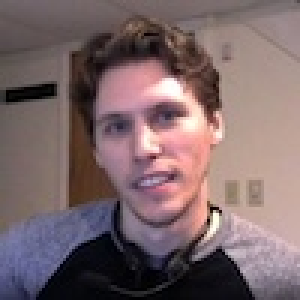
#> input picture example/boy.jpg, 100 x 100 px (shown 3 times larger)
$ python attributor.py example/boy.jpg example/man.jpg
#> lines starting #> are read from the running program, lines starting #| are printed output that depends on the picture
#!/usr/bin/env python3
#   Copyright (c) 2026 Jack Bennett.
#   All Rights Reserved.
#
#   See the LICENCE file for more information.

from PIL import Image, ImageDraw, ImageFont

import argparse
import os
import re

# configure and parse CLI arguments
parser = argparse.ArgumentParser()
parser.add_argument("input",
                    type=str,
                    help="path to the input image")
parser.add_argument("line",
                    type=str,
                    help="line of text to add",
                    nargs="+")
parser.add_argument("-o",
                    type=str,
                    help="path to the output image",
                    dest="output")
parser.add_argument("-i",
                    action="store_true",
                    help="edit the image in-place",
                    dest="inplace")
parser.add_argument("-f",
                    type=str,
                    help="set the font used for added text",
                    choices=["dos"],
                    dest="font",
                    default="dos")
parser.add_argument("-s",
                    type=str,
                    help="specify the font size (defaults to 20%% of the " \
                         "image width)",
                    dest="fontsize",
                    default="20%")
args = parser.parse_args()

# validate arguments
if args.inplace and args.output is not None:
    parser.error("The flags -o and -i cannot be used simultaneously")
    exit(1)

# if no output path given (and not editing in-place), then preview instead
preview = False
if not args.inplace and args.output is None:
    preview = True

basepath = os.path.dirname(os.path.realpath(__file__))
fontpath = os.path.join(basepath, "fonts", f"{args.font}.ttf")

# attempt to read input image
try:
    img = Image.open(args.input, "r")
#> img is the input picture: PIL image 100x100 RGB; mean R, G, B 123.9, 103.4, 105.6
except Exception as e:
    print(f"Error when loading image at {args.input}: {e}")
    exit(2)
draw = ImageDraw.Draw(img)

# form text block from specified lines
text = "\n".join(args.line)

# get the input font size as formatted
fontspec_size = 0
fontspec_unit = ""
try:
    fontspec_size, fontspec_unit = \
        re.findall(r"^([0-9.]+)([^0-9\s]*)$", args.fontsize)[0]
except IndexError:
    print(f"Error: invalid/malformed font size specifier \"{args.fontsize}\"")
    exit(1)

fontspec_size = float(fontspec_size)

# font size format validation
if fontspec_unit == "" or fontspec_unit is None:
    print(f"Error: no unit given in font size \"{args.fontsize}\"")
    exit(1)
if fontspec_size < 0.005: # i.e. roughly zero (float)
    print(f"Error: specified font size (\"{args.fontsize}\") cannot be zero")
    exit(1)

# figure out the most ideal actual font size
fontsize = 0
match fontspec_unit:
    # points taken to be absolute value
    case "pt":
        fontsize = fontspec_size

    # percentage fontsize taken to be a proportion of the image width
    case "%":
        _fontprop = fontspec_size * 0.01 # convert percentage to decimal

        # get the font size based on proportion of the image width to take up
        # a method courtesy of Paul on SO:
        # https://stackoverflow.com/a/4902713/12980669
        _imgwid = img.size[0]
        while True:
            fontsize += 1

            # attempt to load font at this size
            try:
                font = ImageFont.truetype(fontpath, fontsize)
            except Exception as e:
                print(f"Error when loading font from {fontpath}: {e}")
                exit(4)

            # get width of rendered text
            _bbox = draw.multiline_textbbox((0, 0), text, font)
            _wid = _bbox[2] - _bbox[0] # right - left

            # repeat with incrementing fontsize until the text is big enough
            if _wid >= _fontprop * _imgwid:
                break

    case _:
        print(f"Invalid unit \"{fontspec_unit}\" specified in font size " \
              f"argument \"{args.fontsize}\"")
        exit(1)

# load the font at the final size
# yes, this is unnecessary when percentage units given, but it isn't too
# expensive soo oh well!
font = ImageFont.truetype(fontpath, fontsize)

draw.text((0, 0), text, font=font,
          stroke_width=fontsize*0.05, stroke_fill="black")

# if just previewing the output, then show the image and exit cleanly
if preview:
    img.show()
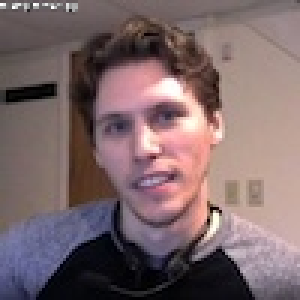
#> shown: PIL image 100x100 RGB (shown 3 times larger); mean R, G, B 124.1, 103.6, 105.8
    img.close()
    exit(0)
#> (the program exits here)
